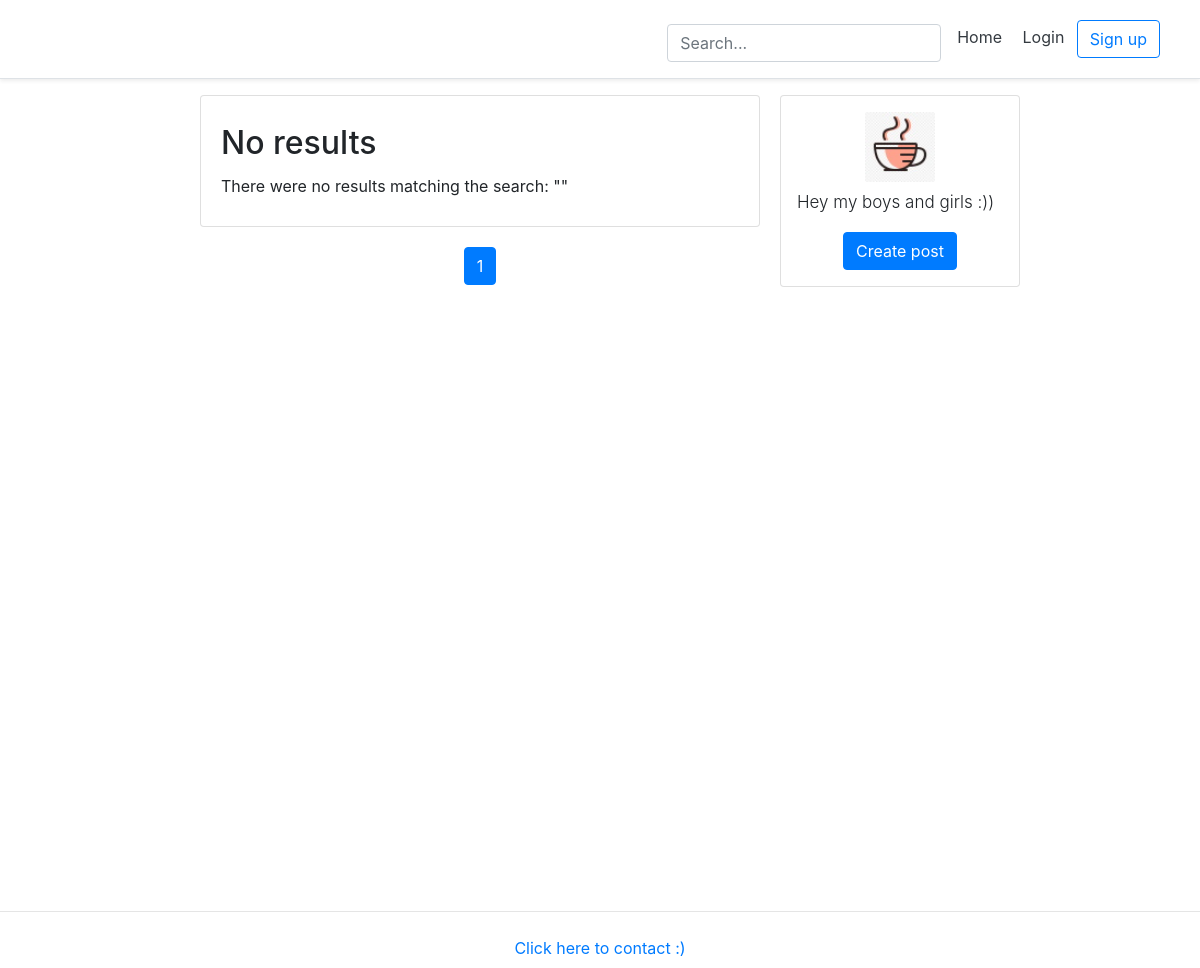
The app's page /, older data.
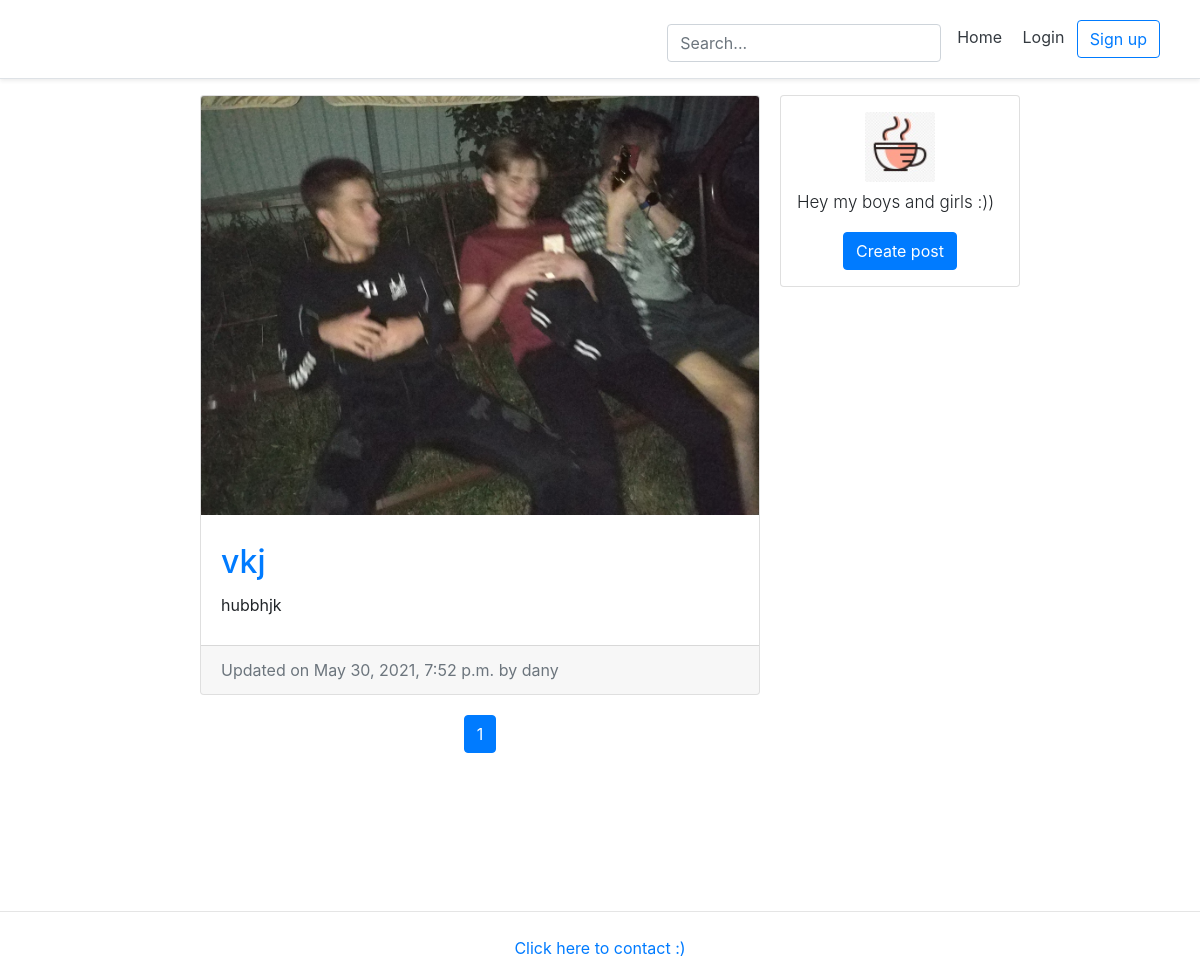
The same page, newer data.
### article/models.py (models this page shows, shortened)
class BlogPost(models.Model):
	title = models.CharField(max_length=50, null=False, blank=False)
	body = models.TextField(max_length=5000, null=False, blank=False)
	image = models.ImageField(upload_to=upload_location, null=True, blank=True)
	date_published = models.DateTimeField(auto_now_add=True, verbose_name="date published")
	date_updated = models.DateTimeField(auto_now=True, verbose_name="date updated")
	author = models.ForeignKey(settings.AUTH_USER_MODEL, on_delete=models.CASCADE)
	slug = models.SlugField(blank=True, unique=True) # url to blog post
	likes = models.ManyToManyField(settings.AUTH_USER_MODEL, related_name='likes', blank=True)

### useraccount/models.py (models this page shows, shortened)
class Account(AbstractBaseUser):
    email = models.EmailField(verbose_name="email", max_length=60, unique=True)
    username = models.CharField(max_length=30, unique=True)
    picture = models.ImageField(null=True, blank=True, upload_to='')
    date_joined = models.DateTimeField(verbose_name='date joined', auto_now_add=True)
    last_login = models.DateTimeField(verbose_name='last login', auto_now=True)
    is_admin = models.BooleanField(default=False)
    is_staff = models.BooleanField(default=False)
    is_active = models.BooleanField(default=True)
    is_superuser = models.BooleanField(default=False)
    first_name = models.CharField(max_length=30)
    last_name = models.CharField(max_length=30)
    USERNAME_FIELD = 'username'
    REQUIRED_FIELDS = ['email']
    objects = MyAccountManager()
    def __str__(self):
        return self.username

### personal/views.py (the view)
# urls.py: path('', views.home_screen_view, name='home'),
def home_screen_view(request, *args, **kwargs):
    context = {}
    query = ""
    if request.GET:
        query = request.GET.get('q', '')
        context['query'] = str(query)
    blog_posts = sorted(get_blog_queryset(query), key=attrgetter('date_updated'), reverse=True)
    page = request.GET.get('page', 1)
    blog_posts_paginator = Paginator(blog_posts, BLOG_POSTS_PER_PAGE)
    try:
        blog_posts = blog_posts_paginator.page(page)
    except PageNotAnInteger:
        blog_posts = blog_posts_paginator.page(BLOG_POSTS_PER_PAGE)
    except EmptyPage:
        blog_posts = blog_posts_paginator.page(blog_posts_paginator.num_pages)
    context['blog_posts'] = blog_posts
    return render(request, "personal/home.html", context)

### article/views.py (called while the page is built)
def get_blog_queryset(query=None):
	queryset = []
	queries = query.split(" ")
	for q in queries:
		posts = BlogPost.objects.filter(
				Q(title__icontains=q) |
				Q(body__icontains=q)
			).distinct()
		for post in posts:
			queryset.append(post)
	return list(set(queryset))

### personal/templates/personal/home.html (shortened to what this page needs)
{% extends 'base.html' %}
{% load static %}
{% block content %}
<div class="container">
	<div class="row">
		<div class="left-column col-lg-7 offset-lg-1">
			{% if blog_posts %}
				{% for post in blog_posts %}
					<div class="blog-post-container">
						{% include 'article/snippets/blog_post_snippet.html' with blog_post=post %}
					</div>
				{% endfor %}
			{% else %}
				<div class="blog-post-container">
					{% include 'article/snippets/blog_post_snippet.html' with query=query %}
				</div>
			{% endif %}
		{% include 'article/snippets/blog_post_pagination.html' with blog_posts=blog_posts %}
		</div>
		<div class="right-column col-lg-3 d-lg-flex d-none flex-column">
			<div class="card create-post-bar d-flex flex-column p-3">
				<img class="img-fluid d-block m-auto pb-2"
					 src="{% static 'coffee_favicon.jpg' %}"
					 width="70"
					 height="70">
				<p class="lead">Hey my boys and girls :))</p>
				<p class="m-auto"><a class="btn btn-primary" href="{% url 'article:create' %}">Create post</a></p>
			</div>
		</div>
	</div>
</div>
{% endblock content %}

### templates/base.html (shortened to what this page needs)
<!DOCTYPE html>
<html lang="en">
<head>
    {% include 'snippets/header.html' %}
</head>
<body>
    <div class="main">
        {% block content %}
        {% endblock content %}
    </div>
    {% include 'snippets/footer.html' %}
</body>
</html>

### templates/snippets/header.html (shortened to what this page needs)
<link rel="stylesheet" href="https://stackpath.bootstrapcdn.com/bootstrap/4.3.1/css/bootstrap.min.css"
>
<div class="d-flex flex-column flex-md-row align-items-center p-3 px-md-4 mb-3 bg-white border-bottom shadow-sm"
     style="color: blue;">
    <div class="search-bar mt-sm-2 mr-2">
  	    <form method="get">
  	    	<input class="form-control" type="text" name="q" id="id_q" placeholder="Search...">
  	    </form>
    </div>
    <nav class="my-2 my-md-0 mr-md-3">
        {% if request.user.is_authenticated %}
            <a class="p-2 text-dark" href="{% url 'home' %}">Home</a>
            <a class="p-2 text-dark" href="{% url 'account' %}">Account</a>
            <a class="p-2 text-dark" href="{% url 'logout' %}">Logout</a>
        {% else %}
            <a class="p-2 text-dark" href="{% url 'home' %}">Home</a>
            <a class="p-2 text-dark" href="{% url 'login' %}">Login</a>
            <a class="btn btn-outline-primary" href="{% url 'register' %}">Sign up</a>
        {% endif %}
    </nav>
</div>

### article/templates/article/snippets/blog_post_snippet.html (shortened to what this page needs)
{% if blog_post %}
<div class="container">
	<div class="row">
		<div class="card m-auto">
			<a href="{% url 'article:detail' post.slug %}">
				<img class="card-img-top" src="{{blog_post.image.url}}">
			</a>
			<div class="card-body mt-2 mb-2">
				<a href="{% url 'article:detail' post.slug %}">
					<h2 class="card-title">{{blog_post.title}}</h2>
				</a>
				<p class="card-text">{{blog_post.body|safe|truncatechars:180}}</p>
			</div>
			<div class="card-footer text-muted">
			  Updated on {{blog_post.date_updated}} by {{blog_post.author}}
			</div>
		</div>
	</div>
</div>
{% else %}
<div class="container">
	<div class="row">
		<div class="card m-auto">
			<div class="card-body mt-2 mb-2">
				<h2 class="card-title">No results</h2>
				<p class="card-text">There were no results matching the search: "{{query}}"</p>
			</div>
		</div>
	</div>
</div>
{% endif %}

### article/templates/article/snippets/blog_post_pagination.html (shortened to what this page needs)
<div class="d-flex flex-column m-auto pagination mt-5">
<nav aria-label="Page navigation">
<ul class="pagination pg-grey justify-content-center">
	{% for i in blog_posts.paginator.page_range %}
		{% if blog_posts.number == i %}
			<li class="page-item active"><a class="page-link">{{ i }}</a></li>
		{% else %}
			<li class="page-item" ><a class="page-link" href="?{% if query %}q={{query}}&{% endif %}page={{ i }}">{{ i }}</a></li>
		{% endif %}
	{% endfor %}
</ul>
</nav>
</div>

### templates/snippets/footer.html (shortened to what this page needs)
<hr>
<div class="d-flex flex-row align-items-center footer">
    <a class="m-auto" href="https://vk.com/yanaprocente">Click here to contact :)</a>
</div>

### templates/snippets/header.html (style rules this page uses)
@media (min-width: 768px) { html { font-size: 16px; } }
.container { max-width: 960px; }

### templates/base.html (style rules this page uses)
.main { min-height: 100vh; height: 100%; }

### personal/templates/personal/home.html (style rules this page uses)
@media (min-width: 768px) { .right-column { margin-left: 20px; } }
.blog-post-container { margin-bottom: 20px; width: 100%; }
.create-post-bar { background-color: #fff; margin-bottom:20px; }
.left-column { padding:0px; }
.right-column { padding:0px; }
.lead { font-size: 17px; }

### article/templates/article/snippets/blog_post_snippet.html (style rules this page uses)
.card { max-width: 700px; width: 100%; }
.card-body { padding: 20px; }

### templates/snippets/footer.html (style rules this page uses)
.footer { min-height: 40px; }

Row changes from the older to the newer data that the page shows:
added BlogPost: image (picture), title "vkj", body "hubbhjk", date_updated "May 30, 2021, 7:52 p.m.", author "dany"
Text that changed along with them:
text no longer shown: "No results There were no results matching the search: \" \""
